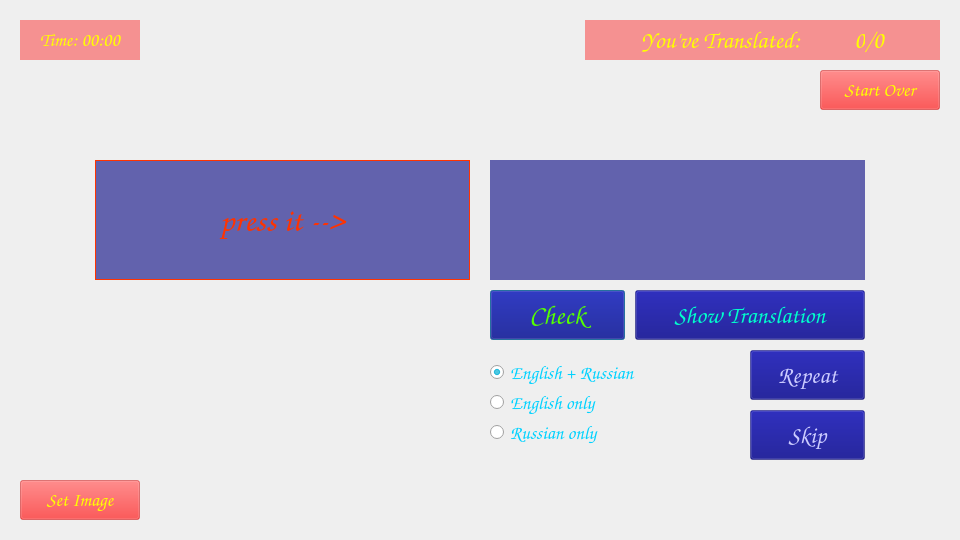
<?xml version="1.0" encoding="UTF-8"?>
<ui version="4.0">
 <class>trainingMode</class>
 <widget class="QDialog" name="trainingMode">
  <property name="geometry">
   <rect>
    <x>0</x>
    <y>0</y>
    <width>960</width>
    <height>540</height>
   </rect>
  </property>
  <property name="minimumSize">
   <size>
    <width>960</width>
    <height>540</height>
   </size>
  </property>
  <property name="maximumSize">
   <size>
    <width>960</width>
    <height>540</height>
   </size>
  </property>
  <property name="windowTitle">
   <string>Dialog</string>
  </property>
  <property name="styleSheet">
   <string notr="true"/>
  </property>
  <widget class="QLabel" name="labelWord">
   <property name="geometry">
    <rect>
     <x>95</x>
     <y>160</y>
     <width>375</width>
     <height>120</height>
    </rect>
   </property>
   <property name="font">
    <font>
     <family>Comic Sans MS</family>
     <pointsize>25</pointsize>
     <weight>75</weight>
     <bold>true</bold>
    </font>
   </property>
   <property name="styleSheet">
    <string notr="true">color: rgba(255, 51, 0, 255);
background-color: rgba(0, 0, 127, 150);</string>
   </property>
   <property name="frameShape">
    <enum>QFrame::Box</enum>
   </property>
   <property name="frameShadow">
    <enum>QFrame::Plain</enum>
   </property>
   <property name="lineWidth">
    <number>1</number>
   </property>
   <property name="midLineWidth">
    <number>0</number>
   </property>
   <property name="text">
    <string>press it --&gt;</string>
   </property>
   <property name="alignment">
    <set>Qt::AlignCenter</set>
   </property>
  </widget>
  <widget class="QLineEdit" name="lineEditCheck">
   <property name="geometry">
    <rect>
     <x>490</x>
     <y>160</y>
     <width>375</width>
     <height>120</height>
    </rect>
   </property>
   <property name="font">
    <font>
     <family>Comic Sans MS</family>
     <pointsize>25</pointsize>
    </font>
   </property>
   <property name="styleSheet">
    <string notr="true">background-color: rgba(0, 0, 127, 150);
color: rgba(0, 210, 255);</string>
   </property>
   <property name="text">
    <string/>
   </property>
   <property name="frame">
    <bool>false</bool>
   </property>
   <property name="echoMode">
    <enum>QLineEdit::Normal</enum>
   </property>
   <property name="alignment">
    <set>Qt::AlignCenter</set>
   </property>
  </widget>
  <widget class="QPushButton" name="pushButtonCheck">
   <property name="geometry">
    <rect>
     <x>490</x>
     <y>290</y>
     <width>135</width>
     <height>50</height>
    </rect>
   </property>
   <property name="font">
    <font>
     <family>Comic Sans MS</family>
     <pointsize>20</pointsize>
     <weight>75</weight>
     <bold>true</bold>
    </font>
   </property>
   <property name="styleSheet">
    <string notr="true">QPushButton{background-color: rgba(0, 0, 127, 100); color: rgb(85, 255, 0)}
QPushButton::hover{background-color: rgba(0, 0, 127, 150)}</string>
   </property>
   <property name="text">
    <string>Check</string>
   </property>
   <property name="autoDefault">
    <bool>true</bool>
   </property>
   <property name="default">
    <bool>false</bool>
   </property>
  </widget>
  <widget class="QPushButton" name="pushButtonRepeat">
   <property name="geometry">
    <rect>
     <x>750</x>
     <y>350</y>
     <width>115</width>
     <height>50</height>
    </rect>
   </property>
   <property name="font">
    <font>
     <family>Comic Sans MS</family>
     <pointsize>18</pointsize>
     <weight>75</weight>
     <italic>false</italic>
     <bold>true</bold>
     <underline>false</underline>
     <strikeout>false</strikeout>
    </font>
   </property>
   <property name="styleSheet">
    <string notr="true">QPushButton{background-color: rgba(0, 0, 127, 100); color: rgb(204, 204, 255)}
QPushButton::hover{background-color: rgba(0, 0, 127, 150)}</string>
   </property>
   <property name="text">
    <string>Repeat</string>
   </property>
   <property name="autoDefault">
    <bool>true</bool>
   </property>
  </widget>
  <widget class="QPushButton" name="pushButtonIDontKnow">
   <property name="geometry">
    <rect>
     <x>635</x>
     <y>290</y>
     <width>230</width>
     <height>50</height>
    </rect>
   </property>
   <property name="font">
    <font>
     <family>Comic Sans MS</family>
     <pointsize>18</pointsize>
     <weight>75</weight>
     <bold>true</bold>
    </font>
   </property>
   <property name="styleSheet">
    <string notr="true">QPushButton{background-color: rgba(0, 0, 127, 100); color: rgb(0, 255, 204)}
QPushButton::hover{background-color: rgba(0, 0, 127, 150)}</string>
   </property>
   <property name="text">
    <string>Show Translation</string>
   </property>
  </widget>
  <widget class="QRadioButton" name="radioButtonRus">
   <property name="geometry">
    <rect>
     <x>490</x>
     <y>420</y>
     <width>180</width>
     <height>25</height>
    </rect>
   </property>
   <property name="font">
    <font>
     <family>Comic Sans MS</family>
     <pointsize>14</pointsize>
     <weight>75</weight>
     <italic>false</italic>
     <bold>true</bold>
     <underline>false</underline>
    </font>
   </property>
   <property name="styleSheet">
    <string notr="true">color: rgb(0, 210, 255);</string>
   </property>
   <property name="text">
    <string>Russian only</string>
   </property>
  </widget>
  <widget class="QRadioButton" name="radioButtonEng">
   <property name="geometry">
    <rect>
     <x>490</x>
     <y>390</y>
     <width>180</width>
     <height>25</height>
    </rect>
   </property>
   <property name="font">
    <font>
     <family>Comic Sans MS</family>
     <pointsize>14</pointsize>
     <weight>75</weight>
     <italic>false</italic>
     <bold>true</bold>
     <underline>false</underline>
    </font>
   </property>
   <property name="styleSheet">
    <string notr="true">color: rgb(0, 210, 255);</string>
   </property>
   <property name="text">
    <string>English only</string>
   </property>
   <property name="checked">
    <bool>false</bool>
   </property>
  </widget>
  <widget class="QRadioButton" name="radioButtonEndAndRus">
   <property name="geometry">
    <rect>
     <x>490</x>
     <y>360</y>
     <width>180</width>
     <height>25</height>
    </rect>
   </property>
   <property name="font">
    <font>
     <family>Comic Sans MS</family>
     <pointsize>14</pointsize>
     <weight>75</weight>
     <italic>false</italic>
     <bold>true</bold>
     <underline>false</underline>
    </font>
   </property>
   <property name="styleSheet">
    <string notr="true">color: rgb(0, 210, 255);</string>
   </property>
   <property name="text">
    <string>English + Russian</string>
   </property>
   <property name="checkable">
    <bool>true</bool>
   </property>
   <property name="checked">
    <bool>true</bool>
   </property>
  </widget>
  <widget class="QLabel" name="labelCountWords">
   <property name="geometry">
    <rect>
     <x>805</x>
     <y>20</y>
     <width>60</width>
     <height>40</height>
    </rect>
   </property>
   <property name="font">
    <font>
     <family>Comic Sans MS</family>
     <pointsize>18</pointsize>
    </font>
   </property>
   <property name="styleSheet">
    <string notr="true">QLabel{color: rgb(255, 255, 0);
background-color: rgba(255, 0, 0, 100);}
QToolTip{border: 0px; background-color: rgb(0, 85, 127); font: 11pt Comic Sans MS; color: rgb(255,255,0);qproperty-alignment: AlignCenter;}</string>
   </property>
   <property name="text">
    <string>0</string>
   </property>
   <property name="alignment">
    <set>Qt::AlignRight|Qt::AlignTrailing|Qt::AlignVCenter</set>
   </property>
  </widget>
  <widget class="QPushButton" name="pushButtonSkip">
   <property name="geometry">
    <rect>
     <x>750</x>
     <y>410</y>
     <width>115</width>
     <height>50</height>
    </rect>
   </property>
   <property name="font">
    <font>
     <family>Comic Sans MS</family>
     <pointsize>18</pointsize>
     <weight>75</weight>
     <bold>true</bold>
    </font>
   </property>
   <property name="styleSheet">
    <string notr="true">QPushButton{background-color: rgba(0, 0, 127, 100); color: rgb(204, 204, 255)}
QPushButton::hover{background-color: rgba(0, 0, 127, 150)}</string>
   </property>
   <property name="text">
    <string>Skip</string>
   </property>
  </widget>
  <widget class="QPushButton" name="pushButtonStartOver">
   <property name="geometry">
    <rect>
     <x>820</x>
     <y>70</y>
     <width>120</width>
     <height>40</height>
    </rect>
   </property>
   <property name="font">
    <font>
     <family>Comic Sans MS</family>
     <pointsize>14</pointsize>
     <weight>50</weight>
     <bold>false</bold>
    </font>
   </property>
   <property name="styleSheet">
    <string notr="true">QPushButton{background-color: rgba(255, 0, 0, 100); color: rgb(255, 255, 0)}
QPushButton::hover{background-color: rgba(255, 0, 0, 150)}</string>
   </property>
   <property name="text">
    <string>Start Over</string>
   </property>
  </widget>
  <widget class="QPushButton" name="pushButtonSetImg">
   <property name="geometry">
    <rect>
     <x>20</x>
     <y>480</y>
     <width>120</width>
     <height>40</height>
    </rect>
   </property>
   <property name="font">
    <font>
     <family>Comic Sans MS</family>
     <pointsize>14</pointsize>
    </font>
   </property>
   <property name="styleSheet">
    <string notr="true">QPushButton{background-color: rgba(255, 0, 0, 100); color: rgb(255, 255, 0)}
QPushButton::hover{background-color: rgba(255, 0, 0, 150)}</string>
   </property>
   <property name="text">
    <string>Set Image</string>
   </property>
  </widget>
  <widget class="QLabel" name="labelCountText">
   <property name="geometry">
    <rect>
     <x>585</x>
     <y>20</y>
     <width>220</width>
     <height>40</height>
    </rect>
   </property>
   <property name="font">
    <font>
     <family>Comic Sans MS</family>
     <pointsize>18</pointsize>
    </font>
   </property>
   <property name="styleSheet">
    <string notr="true">QLabel{color: rgb(255, 255, 0);
background-color: rgba(255, 0, 0, 100);}
QToolTip{border: 0px; background-color: rgb(0, 85, 127); font: 11pt Comic Sans MS; color: rgb(255,255,0);qproperty-alignment: AlignCenter;}</string>
   </property>
   <property name="text">
    <string>You've Translated: </string>
   </property>
   <property name="alignment">
    <set>Qt::AlignRight|Qt::AlignTrailing|Qt::AlignVCenter</set>
   </property>
  </widget>
  <widget class="QLabel" name="labelEntireNumber">
   <property name="geometry">
    <rect>
     <x>865</x>
     <y>20</y>
     <width>75</width>
     <height>40</height>
    </rect>
   </property>
   <property name="font">
    <font>
     <family>Comic Sans MS</family>
     <pointsize>18</pointsize>
    </font>
   </property>
   <property name="styleSheet">
    <string notr="true">QLabel{color: rgb(255, 255, 0);
background-color: rgba(255, 0, 0, 100);}
QToolTip{border: 0px; background-color: rgb(0, 85, 127); font: 11pt Comic Sans MS; color: rgb(255,255,0);qproperty-alignment: AlignCenter;}</string>
   </property>
   <property name="text">
    <string>/0</string>
   </property>
   <property name="alignment">
    <set>Qt::AlignLeading|Qt::AlignLeft|Qt::AlignVCenter</set>
   </property>
  </widget>
  <widget class="QLabel" name="labelTime">
   <property name="geometry">
    <rect>
     <x>20</x>
     <y>20</y>
     <width>120</width>
     <height>40</height>
    </rect>
   </property>
   <property name="font">
    <font>
     <family>Comic Sans MS</family>
     <pointsize>14</pointsize>
    </font>
   </property>
   <property name="styleSheet">
    <string notr="true">background-color: rgba(255, 0, 0, 100);
color: rgb(255, 255, 0);</string>
   </property>
   <property name="text">
    <string>Time: 00:00</string>
   </property>
   <property name="alignment">
    <set>Qt::AlignCenter</set>
   </property>
  </widget>
 </widget>
 <resources/>
 <connections/>
</ui>
